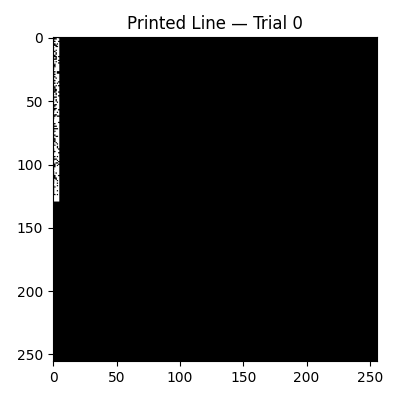
#> input picture week3/results/day19_results/printed_trial_0.png, 400 x 400 px; its folder holds only this picture in this run
$ python day20_roughness_psd.py
#> lines starting #> are read from the running program, lines starting #| are printed output that depends on the picture
import numpy as np
import matplotlib.pyplot as plt
import plotly.graph_objects as go
import os

# ============================================================
# Paths
# ============================================================
BASE_DIR = os.path.dirname(os.path.dirname(os.path.abspath(__file__)))
DAY19_DIR = os.path.join(BASE_DIR, "results", "day19_results")
RESULTS_DIR = os.path.join(BASE_DIR, "results", "day20_results")
os.makedirs(RESULTS_DIR, exist_ok=True)

# ============================================================
# Load edge data from Day 19
# ============================================================
# We reuse printed trial images to reconstruct roughness
# But better: regenerate using saved statistics (simplified here)

# Instead: we reload roughness summary approximations
# For educational purposes, we recompute PSD from saved printed images

edge_profiles = []

for fname in os.listdir(DAY19_DIR):
    if fname.startswith("printed_trial_"):
        img = plt.imread(os.path.join(DAY19_DIR, fname))
#> img is the input picture: shape (400, 400, 4) float32; mean R, G, B, A 0.334, 0.334, 0.334, 1
        if img.ndim == 3:
            img = img[:,:,0]
#> img: shape (400, 400) float32

        nx = img.shape[0]
#> nx = 400
        left_edge = []

        for y in range(nx):
            row = img[y] > 0.5
            idx = np.where(row)[0]
            if len(idx) > 0:
                left_edge.append(idx[0])
#> after the loop, left_edge = 400 values from 0 to 0

        if len(left_edge) == nx:
            edge_profiles.append(np.array(left_edge))

edge_profiles = np.array(edge_profiles)

# ============================================================
# Edge deviation
# ============================================================
mean_edge = np.mean(edge_profiles, axis=0)
#> mean_edge = 400 values from 0 to 0
edge_dev = edge_profiles - mean_edge

# ============================================================
# PSD computation
# ============================================================
def compute_psd(signal):
    fft = np.fft.fft(signal)
    psd = np.abs(fft)**2
    return psd[:len(psd)//2]

psd_list = []
for i in range(edge_dev.shape[0]):
    psd_list.append(compute_psd(edge_dev[i]))
#> after the loop, psd_list = 1 item

psd_mean = np.mean(psd_list, axis=0)
#> psd_mean = 200 values from 0 to 0
freq = np.fft.fftfreq(len(mean_edge))[:len(psd_mean)]
#> freq = 200 values from 0 to 0.497

# ============================================================
# Autocorrelation
# ============================================================
def autocorr(x):
    x = x - np.mean(x)
#> x = 400 values from 0 to 0
    result = np.correlate(x, x, mode='full')
#> result = 799 values from 0 to 0
    return result[result.size//2:]

auto = np.mean([autocorr(edge_dev[i]) for i in range(edge_dev.shape[0])], axis=0)
#> auto = 400 values from 0 to 0
auto /= auto[0]

# Correlation length = where autocorr drops to 1/e
corr_len = np.where(auto < 1/np.e)[0]
#> corr_len = empty array
corr_len = corr_len[0] if len(corr_len) > 0 else len(auto)
#> corr_len = 400

# ============================================================
# Plots
# ============================================================
plt.figure()
plt.plot(psd_mean)
plt.yscale("log")
plt.title("Mean Roughness PSD")
plt.xlabel("Spatial Frequency Index")
plt.ylabel("Power")
plt.tight_layout()
plt.savefig(os.path.join(RESULTS_DIR, "PSD.png"))
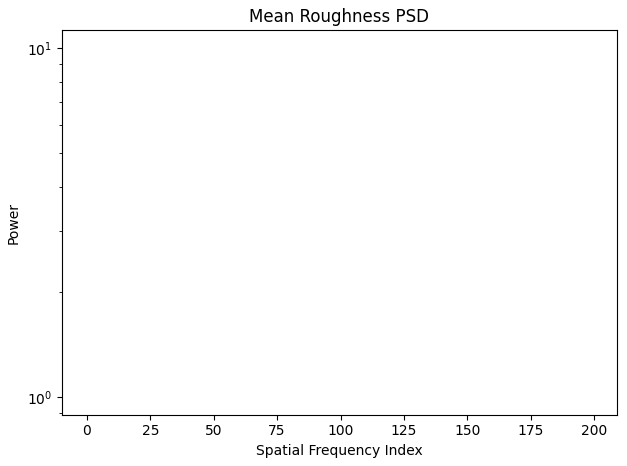
#> figure drawn by matplotlib, 1 panel
plt.close()

plt.figure()
plt.plot(auto)
plt.axhline(1/np.e, linestyle="--")
plt.axvline(corr_len, linestyle="--")
plt.title("Autocorrelation of Edge Roughness")
plt.xlabel("Lag")
plt.ylabel("Normalized Correlation")
plt.tight_layout()
plt.savefig(os.path.join(RESULTS_DIR, "autocorrelation.png"))
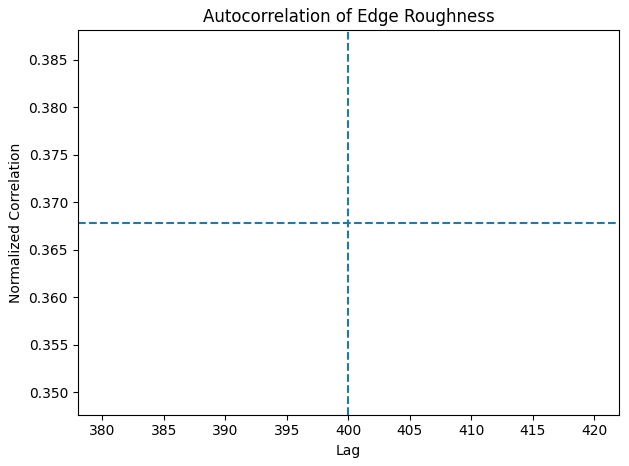
#> figure drawn by matplotlib, 1 panel
plt.close()

# Interactive PSD
fig = go.Figure()
fig.add_trace(go.Scatter(y=psd_mean, mode="lines"))
fig.update_layout(title="Roughness PSD (log scale)",
                  yaxis_type="log",
                  xaxis_title="Spatial Frequency Index",
                  yaxis_title="Power")
fig.write_html(os.path.join(RESULTS_DIR, "PSD_interactive.html"))

# ============================================================
# Save stats
# ============================================================
with open(os.path.join(RESULTS_DIR, "correlation_length.txt"), "w") as f:
    f.write(f"Estimated correlation length (pixels): {corr_len}\n")

print("Day 20 PSD and correlation length analysis completed.")
print("Estimated correlation length:", corr_len)
#| Estimated correlation length: 400
print("Results saved to:", RESULTS_DIR)
